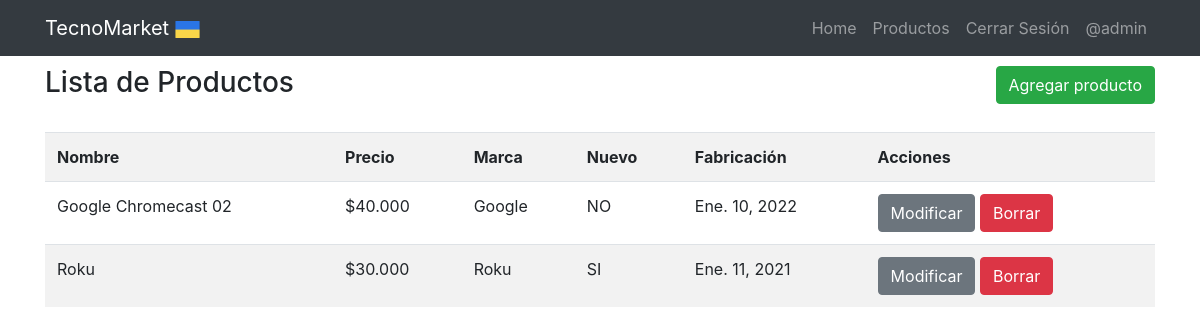
Before: /listar/ (signed in) with the older database file.
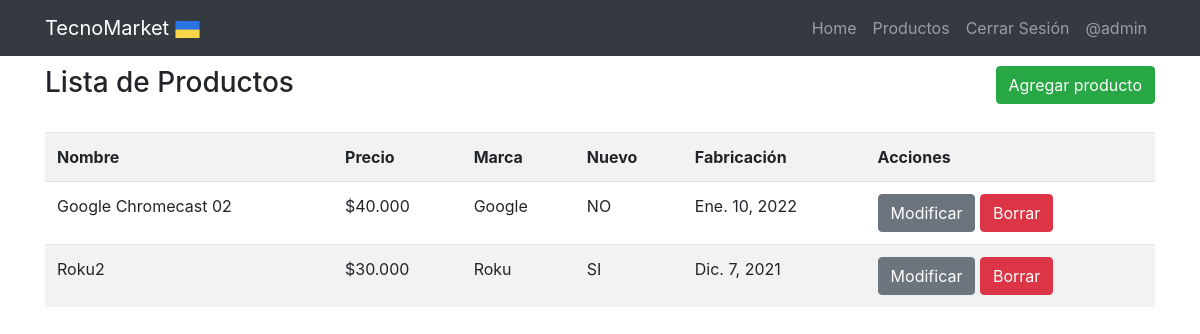
After: the same page with the newer database file.
### app/models.py (models this page shows, shortened)
class Producto(models.Model):
    nombre = models.CharField(max_length=200)
    precio = models.IntegerField()
    descripcion = models.TextField()
    nuevo = models.BooleanField()
    marca = models.ForeignKey(Marca, on_delete=models.PROTECT)
    fecha_fabricacion = models.DateField()
    imagen = models.ImageField(upload_to="productos", null=True)

class Marca(models.Model):
    nombre = models.CharField(max_length=200)
    def __str__(self): return self.nombre

### app/views.py (the view)
# urls.py: path('listar/', listar, name="listar"),
@permission_required('app.view_producto')
def listar(request):
    productos =Producto.objects.all()
    page = request.GET.get('page', 1)
    try:
        paginator = Paginator(productos, 5)
        productos = paginator.page(page)
    except:
        raise Http404
    data = {
        'entity': productos, #entity para uso de paginador
        'paginator': paginator
    }
    return render(request, 'app/producto/listar.html', data)

### app/templates/app/producto/listar.html (shortened to what this page needs)
{% extends 'app/navbar.html' %}
{% block contenido %}
{% load humanize %}
{% load crispy_forms_tags %}
<div class="container">
    <div class="row" style="padding-top: 10px;">
        <div class="col-lg-6">
            <h3>Lista de Productos</h3>
        </div>
        {% if perms.app.add_producto %}
        <div class="col-lg-6">
            <a class="btn btn-success float-right" href="{% url 'agregar' %}">
                Agregar producto
            </a>
        </div>
        {% endif %}
    </div>
    <br>
    <table class="table table-striped table-hover">
        <tr>
            <th>Nombre</th>
            <th>Precio</th>
            <th>Marca</th>
            <th>Nuevo</th>
            <th>Fabricación</th>
            {% if perms.app.change_producto and perms.app.delete_producto %}
            <th>Acciones</th>
            {% endif %}
        </tr>
        {% for p in entity %}
        <tr>
            <td>{{ p.nombre | title }}</td>
            <td>${{ p.precio | intcomma }}</td>
            <td>{{ p.marca | title }}</td>
            <td>
                {% if p.nuevo %}
                SI
                {% else %}
                NO
                {% endif %}
            </td>
            <td>{{ p.fecha_fabricacion }}</td>
                {% if perms.app.change_producto %}
                <td>
                    <a href="{% url 'modificar' p.id %}" class="btn btn-secondary btm-sm">Modificar</a>
                {% endif %}
                {% if perms.app.delete_producto %}
                    <a href="{% url 'eliminar' p.id %}" class="btn btn-danger btm-sm">Borrar</a>
                </td>
                {% endif %}
        </tr>
        {% endfor %}
    </table>
</div>
{% endblock %}

Changed rows visible on the page:
changed Producto "Roku": nombre "Roku" → "Roku2"; fecha_fabricacion "Ene. 11, 2021" → "Dic. 7, 2021"
